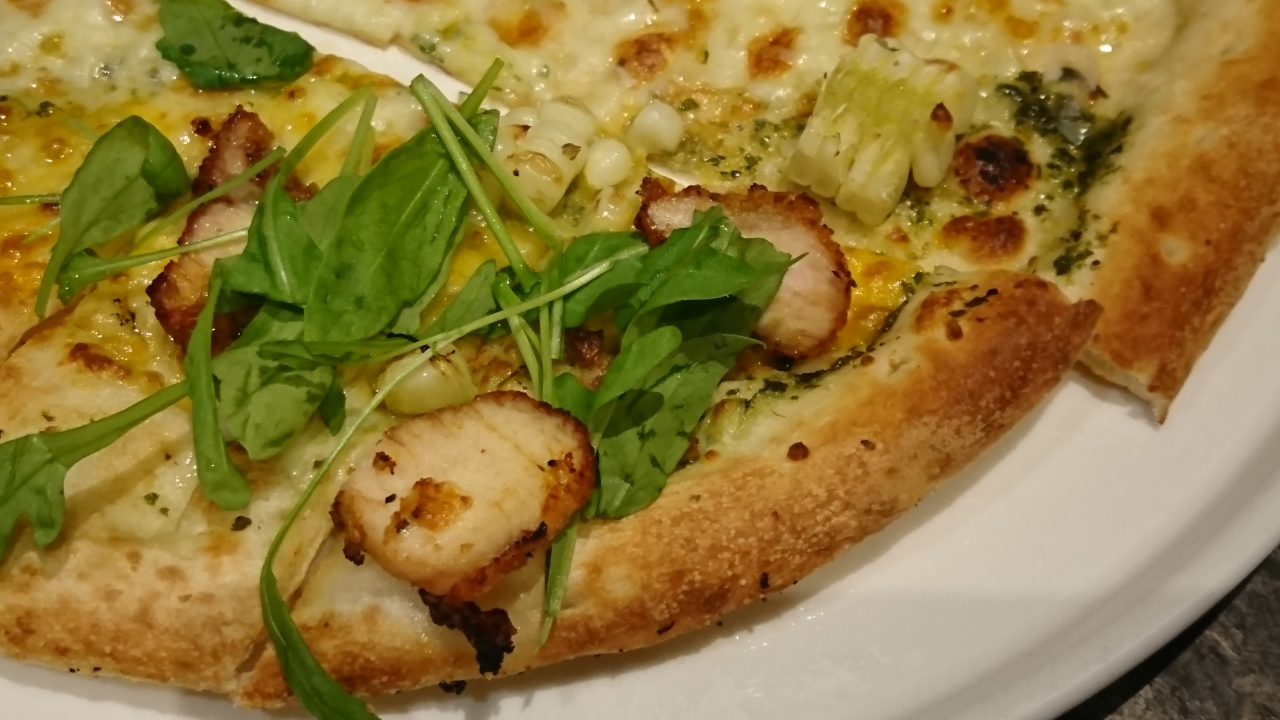
#> input picture NTOU/2019/June/Computer Vision/HW4/dataset2/DSC_1158.JPG, 3840 x 2160 px (shown at 1/3 size)
$ jupyter execute --allow-errors HW4-pizza.ipynb   (older library calls are emulated)
#> lines starting #> are read from the running program, lines starting #| are printed output that depends on the picture
[cell 1]
import cv2
import numpy as np

totalFrame = 11
frame2 = cv2.imread('./dataset2/DSC_1158.JPG')
#> frame2 is the input picture: shape (2160, 3840, 3); mean B, G, R 58.6, 121.5, 145.5
frameNameStart = 1158
frameIndexStart = 0
frameNum = 10
imgShrink = 16
frameEnlarge = 5


print('height:{} width:{}'.format(int(frame2.shape[0]),int(frame2.shape[1])))
#| height:2160 width:3840

# [4 lines left out: function set_frame_number, not called in this run]

result = np.zeros((int(frame2.shape[0])//imgShrink*frameEnlarge,int(frame2.shape[1])//imgShrink*frameEnlarge,3))
count  = np.zeros((int(frame2.shape[0])//imgShrink*frameEnlarge,int(frame2.shape[1])//imgShrink*frameEnlarge))
ones = np.ones(((int(frame2.shape[0])//imgShrink,int(frame2.shape[1])//imgShrink)))

cv2.namedWindow('matching')

kpdetector = cv2.xfeatures2d.SIFT_create()
#kpdetector = cv2.AKAZE_create()

# create BFMatcher object
bf = cv2.BFMatcher(cv2.NORM_L2, crossCheck=True)


#> (the rest of this cell did not finish here and is left out)

[cell 2]
import cv2
import numpy as np

totalFrame = 12
frame2 = cv2.imread('./dataset2/DSC_1158.JPG')
frameNameStart = 1158
frameNum = 0
imgShrink = 16
frameEnlarge = 5


print('height:{} width:{}'.format(int(frame2.shape[0]),int(frame2.shape[1])))
#| height:2160 width:3840

def loadAllImage(): #把全部朝片讀近來
    images = np.zeros((totalFrame, int(frame2.shape[0])//imgShrink,int(frame2.shape[1])//imgShrink,3)) #12張照片都放在這裡
    for x in range(frameNum, totalFrame):
        frame = cv2.imread('./dataset2/DSC_%d.JPG' % (frameNameStart + (x+1) % totalFrame))
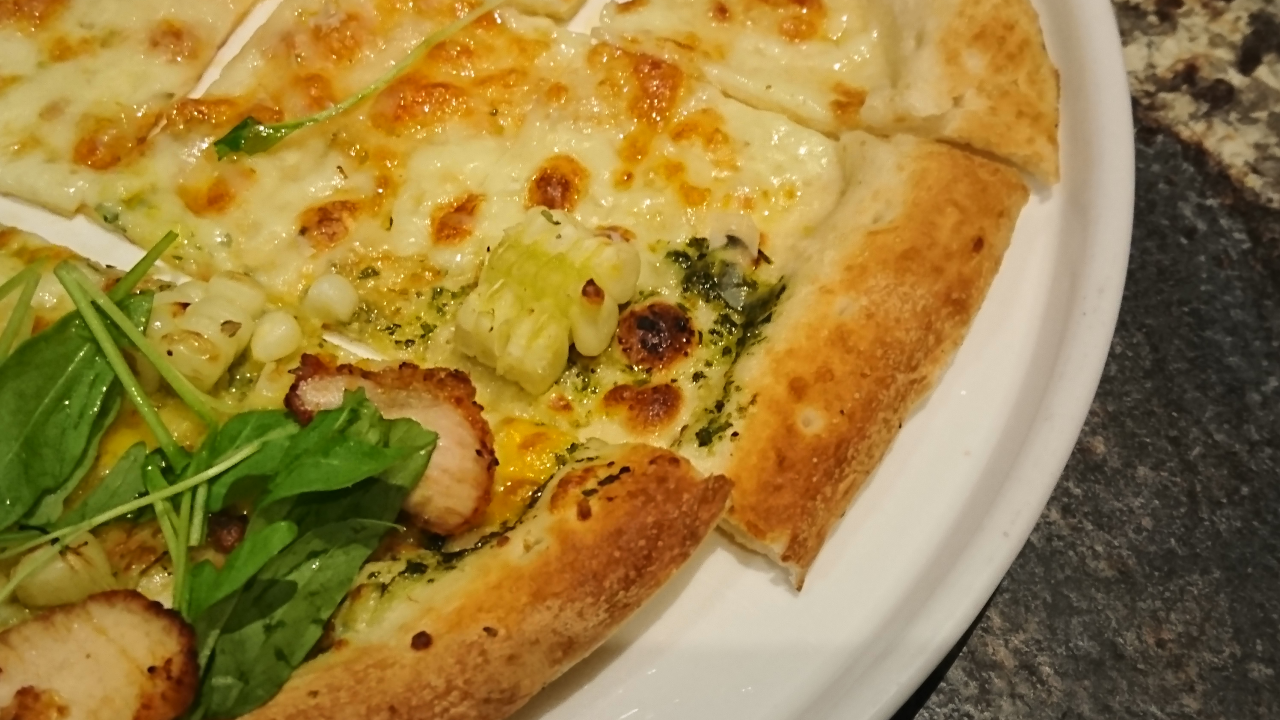
#> input picture NTOU/2019/June/Computer Vision/HW4/dataset2/DSC_1159.JPG, 3840 x 2160 px (shown at 1/3 size)
#> frame is the input picture: shape (2160, 3840, 3); mean B, G, R 62.9, 126.6, 154.8
        frame = cv2.resize(frame,(frame.shape[1]//imgShrink,frame.shape[0]//imgShrink))
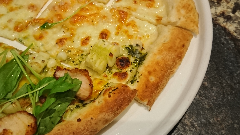
#> frame: shape (135, 240, 3); mean B, G, R 63.1, 126.7, 155
        images[x] = frame
#> pass 2 of the loop in loadAllImage, `for x in range(frameNum, totalFrame):`:
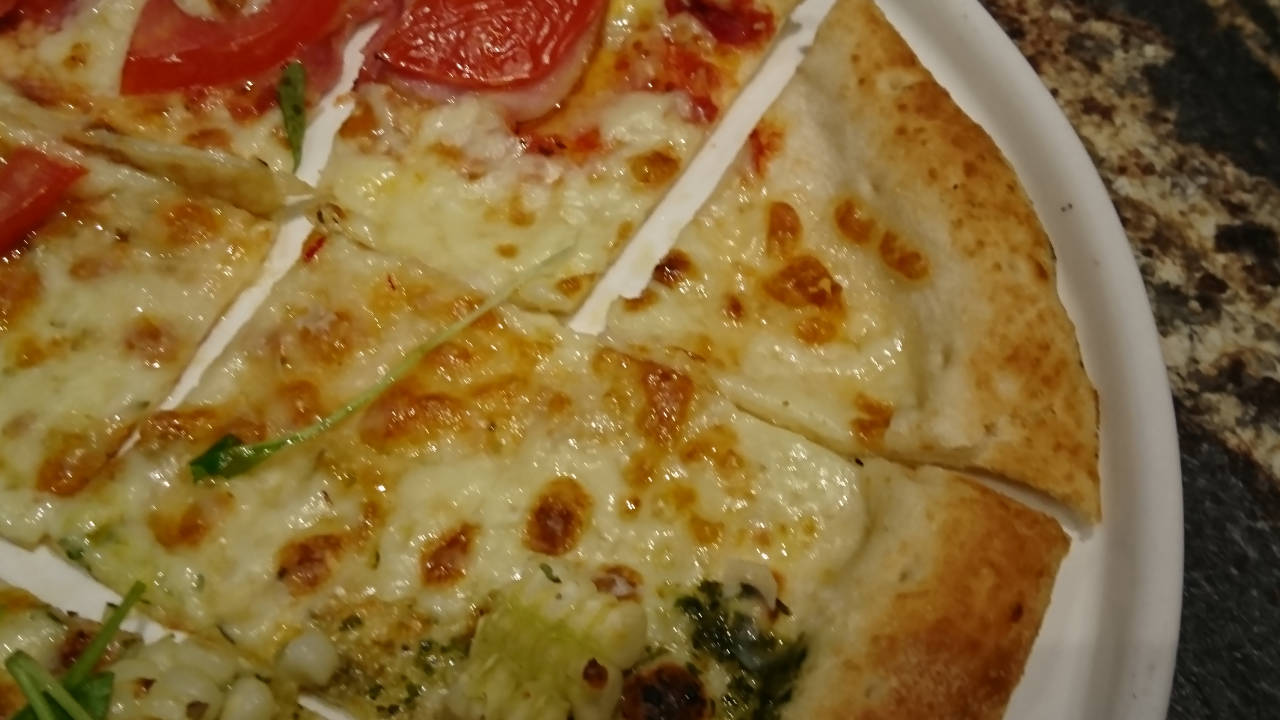
#> input picture NTOU/2019/June/Computer Vision/HW4/dataset2/DSC_1160.JPG, 3840 x 2160 px (shown at 1/3 size)
#> in loadAllImage, frame is the input picture: shape (2160, 3840, 3); mean B, G, R 55.1, 104.6, 135.4
#> in loadAllImage, `frame = cv2.resize(frame,(frame.shape[1]//imgShrink,frame.shape[0]//im..`:
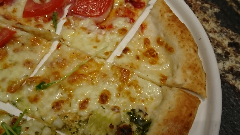
#> frame: shape (135, 240, 3); mean B, G, R 55.3, 104.8, 135.6
    images = np.array(images,dtype=np.uint8)
    return images

# [111 lines left out: functions set_frame_number, phaseMatches, stitchingMatches, not called in this run]
    #回傳加總後的matches distance和縫合的圖片


cv2.namedWindow('matching')
cv2.namedWindow('best stitched image')
cv2.namedWindow('stitched image')

kpdetector = cv2.xfeatures2d.SIFT_create()
#kpdetector = cv2.AKAZE_create()

# create BFMatcher object
bf = cv2.BFMatcher(cv2.NORM_L2, crossCheck=True)

#> (the rest of this cell did not finish here and is left out)
